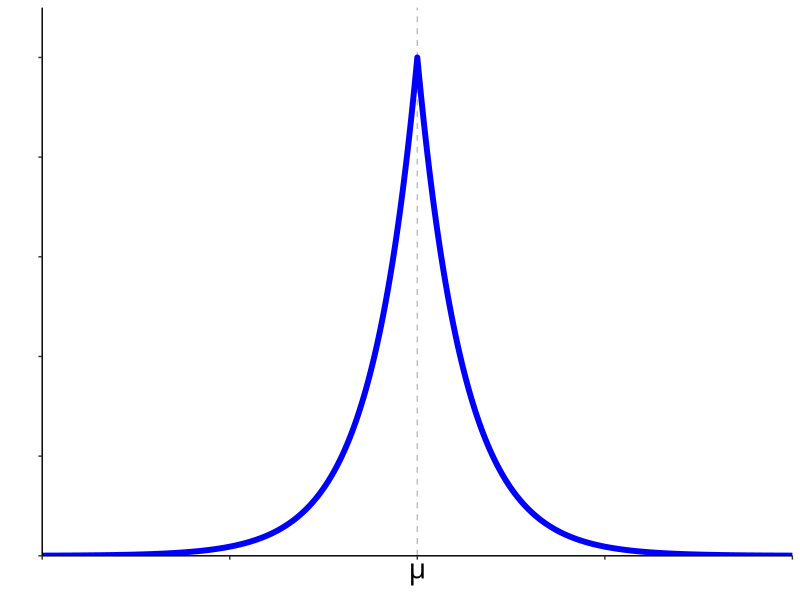
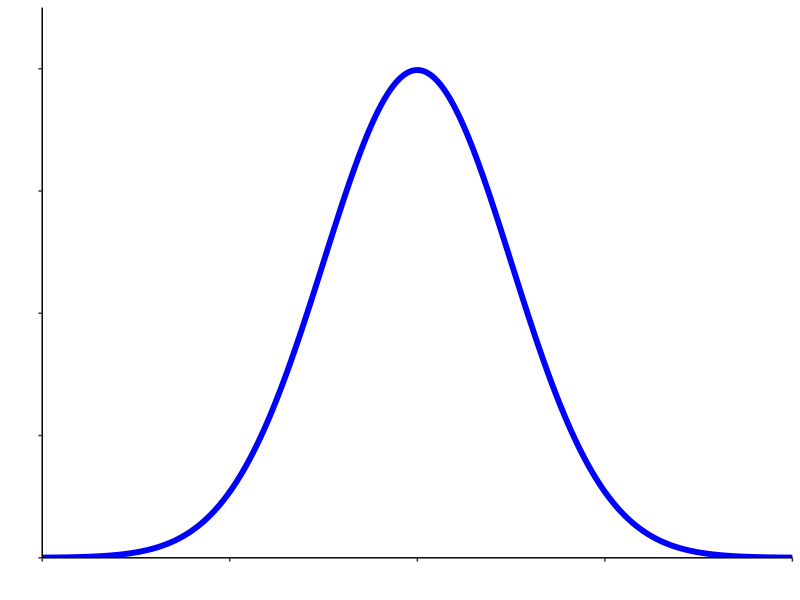
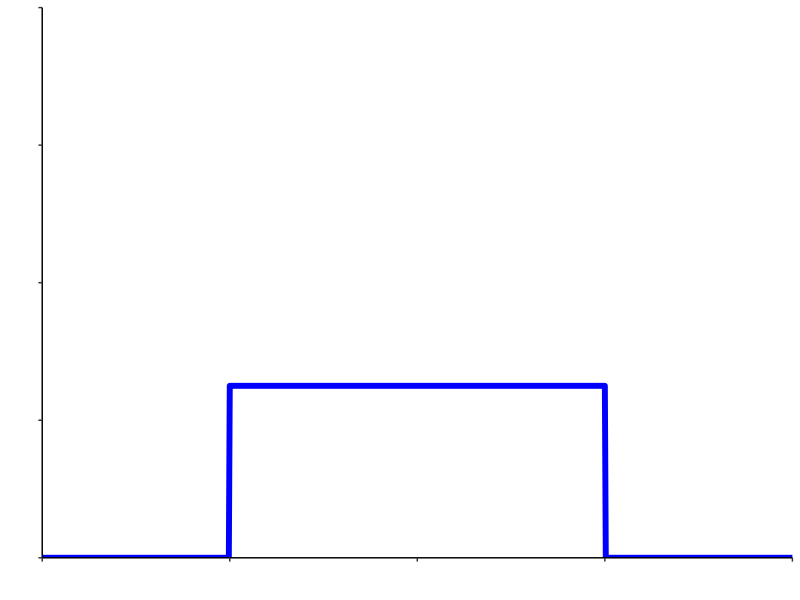
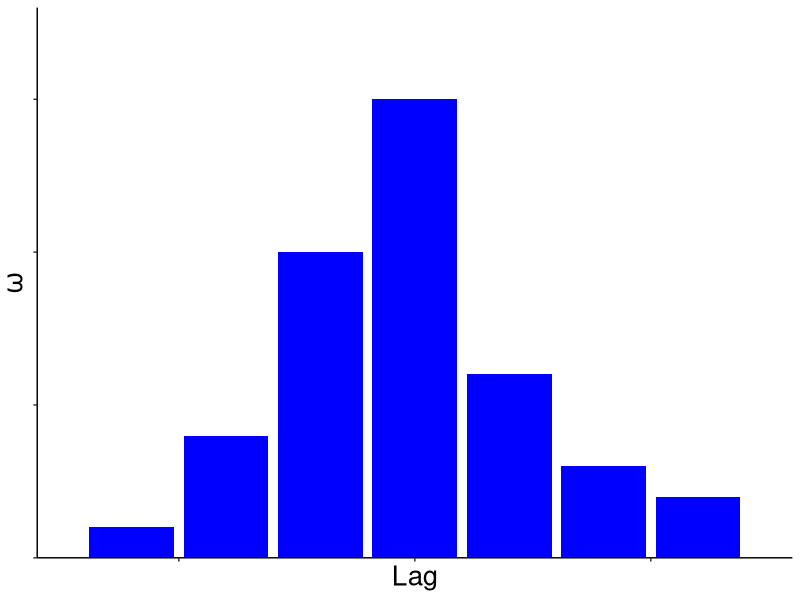
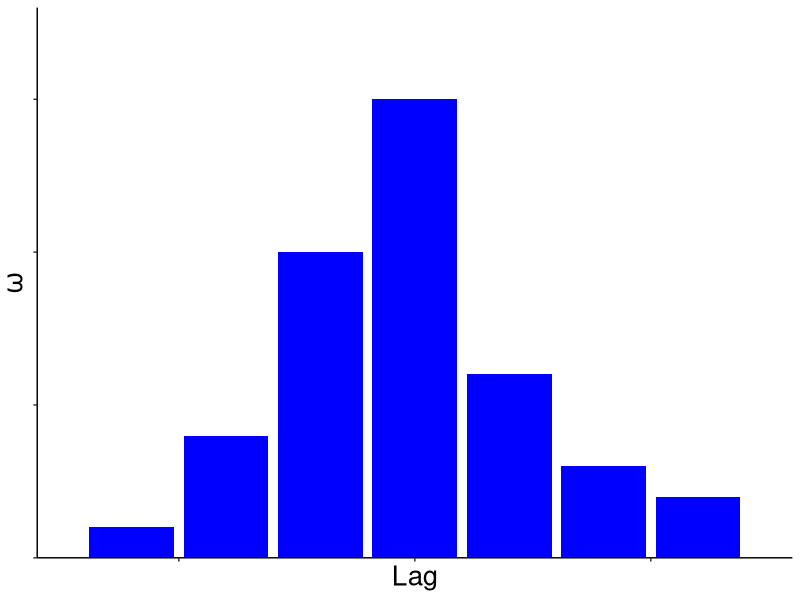

The R source for these figures, in order:
### Schematic Plots
### 

# This script is to create basic plots for use in the schematic of the SAM
# method

# Clean up
rm(list=ls())

# Source libraries
library(ggplot2)

## *****************************************************************************
## Laplace Plot

# Create data frame
x = seq(-8,8, by = 0.01)
y = 0.5*exp(-(abs(x)))
df = data.frame("x"=x,"y"=y)
# Create plot
LaplacePlot = ggplot(df) +
  geom_vline(xintercept=0,size=0.5,color="gray",linetype='dashed') +
  geom_line(aes(x,y),size= 2, color = "blue") +
  theme_classic() +
  xlab(expression(mu)) +
  ylab("") +
  coord_cartesian(xlim=c(-8,8),ylim=c(0,0.55),expand = 0) +
  theme(axis.text.x = element_blank(),
  axis.text.y = element_blank(),
  text = element_text(size=20))

# Save as 300x300
LaplacePlot


## *****************************************************************************
## Normal Plot

# Create data frame
x = seq(-4,4, by = 0.01)
y = (1/sqrt(2*pi))*exp(-0.5*x^2)
df = data.frame("x"=x,"y"=y)
# Create plot
NormalPlot = ggplot(df) +
  geom_line(aes(x,y),size= 2, color = "blue") +
  theme_classic() +
  xlab("") +
  ylab("") +
  coord_cartesian(xlim=c(-4,4),ylim=c(0,0.45),expand = 0) +
  theme(axis.text.x = element_blank(),
        axis.text.y = element_blank(),
        text = element_text(size=20))

# Save as 300x300
NormalPlot


## *****************************************************************************
## Uniform Plot

# Create data frame
x = seq(-4,4, by = 0.01)
y = c(rep(0,length(x)/4),rep(1/(max(x)-min(x)),length(x)/2+1),rep(0,length(x)/4))
df = data.frame("x"=x,"y"=y)
# Create plot
UniformPlot = ggplot(df) +
  geom_line(aes(x,y),size= 2, color = "blue") +
  theme_classic() +
  xlab("") +
  ylab("") +
  coord_cartesian(xlim=c(-4,4),ylim=c(0,0.4),expand = 0) +
  theme(axis.text.x = element_blank(),
        axis.text.y = element_blank(),
        text = element_text(size=20))

# Save as 300x300
UniformPlot



## *****************************************************************************
## Weight Plot

# Create data frame
x = 1:8
y = c(0,1,4,10,15,6,3,2)
df = data.frame("x"=x,"y"=y)
# Create plot
WeightPlot = ggplot(df) +
  geom_bar(aes(x,y),stat="identity", fill = "blue") +
  theme_classic() +
  xlab("Lag") +
  ylab(expression(omega)) +
  coord_cartesian(xlim=c(1,9),ylim=c(0,18),expand = 0) +
  theme(axis.text.x = element_blank(),
        axis.text.y = element_blank(),
        text = element_text(size=20))

# Save as 300x300
WeightPlot


## *****************************************************************************
## Omega Plot

# Create data frame
x = 1:8
y = c(0,1,4,10,15,6,3,2)
df = data.frame("x"=x,"y"=y)
# Create plot
WeightPlot = ggplot(df) +
  geom_bar(aes(x,y),stat="identity", fill = "blue") +
  theme_classic() +
  xlab("Lag") +
  ylab(expression(omega)) +
  coord_cartesian(xlim=c(1,9),ylim=c(0,18),expand = 0) +
  theme(axis.text.x = element_blank(),
        axis.text.y = element_blank(),
        text = element_text(size=20))

# Save as 300x300
WeightPlot
